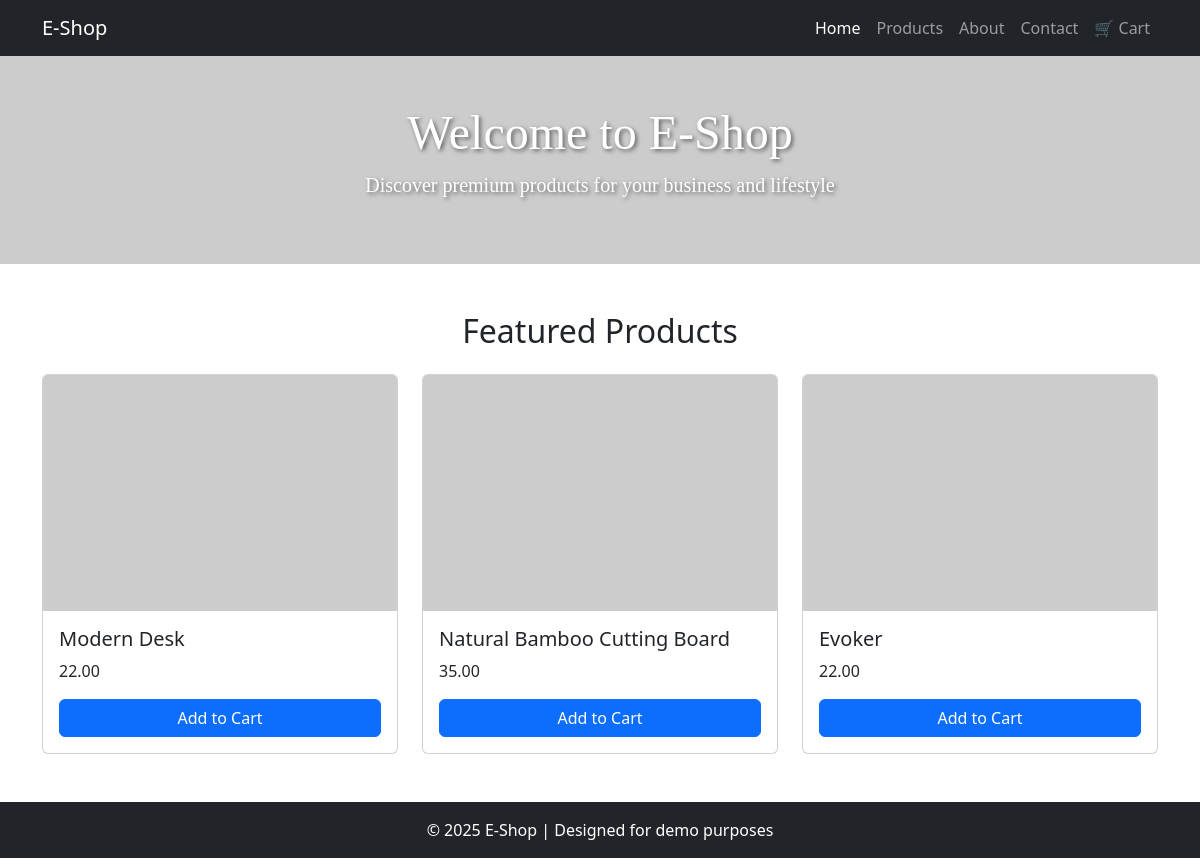
The page / on the database its author committed.
### tables this page shows
CREATE TABLE `products` (
  `id` int(11) NOT NULL AUTO_INCREMENT,
  `prod_name` varchar(255) DEFAULT NULL,
  `price` int(11) DEFAULT NULL,
  `stock` int(11) DEFAULT NULL,
  `info` text DEFAULT NULL,
  PRIMARY KEY (`id`)
);

### misc/rand_products.php (the view, shortened to what this page needs)
<!DOCTYPE html>
<html lang="en">
<head>
    <link href="styles.css" rel="stylesheet">
</head>
</html>
<?php
include "cart_handler.php";
function featuredPage()
{
    global $conn;
    $query = "SELECT * FROM products ORDER BY RAND() LIMIT 3";
    $result = mysqli_query($conn, $query);
    echo "<div class=\"container\">";
    echo "<h2 class=\"text-center mb-4\">Featured Products</h2>";
    echo "<div class=\"row g-4\">";
    while ($row = mysqli_fetch_assoc($result)) {
        $prod_name = $row['prod_name'];
        $price = $row['price'];
        $id = $row['id'];
        $link = "https://picsum.photos/300/200?product" . $id;
        echo "<div class=\"col-md-4\">";
        echo "<div class=\"card h-100\">
                <img src=\"{$link}\" class=\"card-img-top\" alt=\"Product\">
                <div class=\"card-body\">
                    <h5 class=\"card-title\">{$prod_name}</h5>
                    <p class=\"card-text\">{$price}.00</p>
                    <form action=\"index.php\" method=\"post\">
                        <input type=\"hidden\" name=\"prod_name\" value=\"{$prod_name}\">
                        <button type=\"submit\" class=\"btn btn-primary w-100\">Add to Cart</button>
                    </form>
                </div>
              </div>";
        echo "</div>";
    }
    echo "</div></div>";
}
?>

### rows shown on the page
products: prod_name "Modern Desk", price "22"
products: prod_name "Natural Bamboo Cutting Board", price "35"
products: prod_name "Evoker", price "22"
